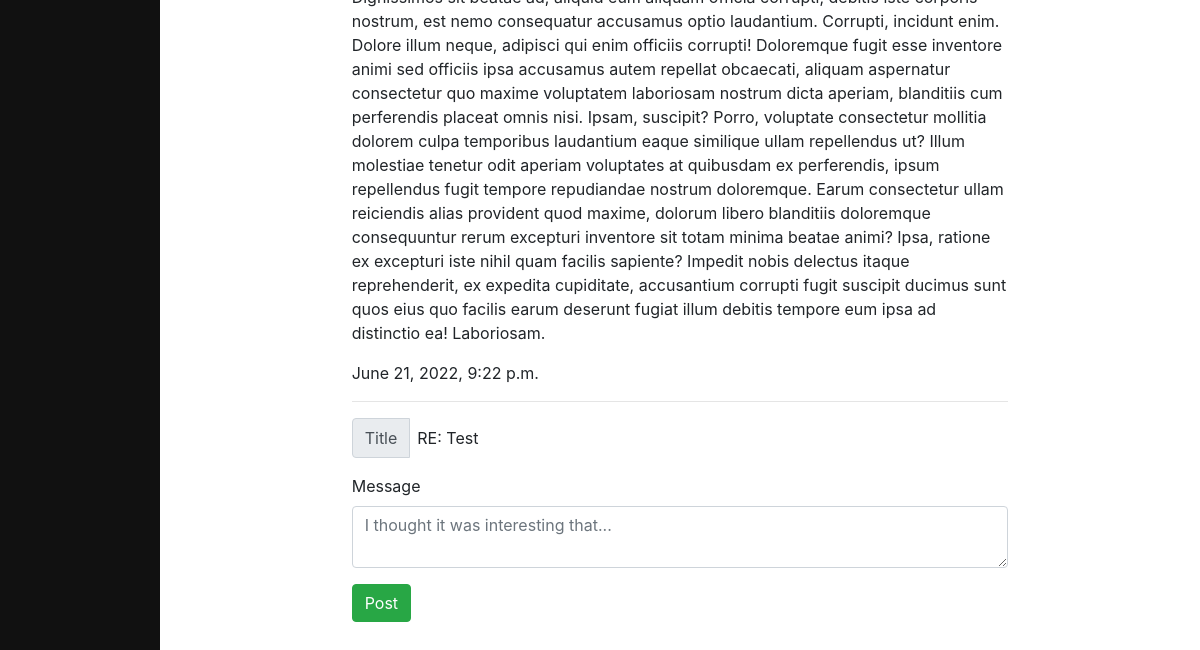
The page /discuss/8 (lower part) on the database as committed earlier.
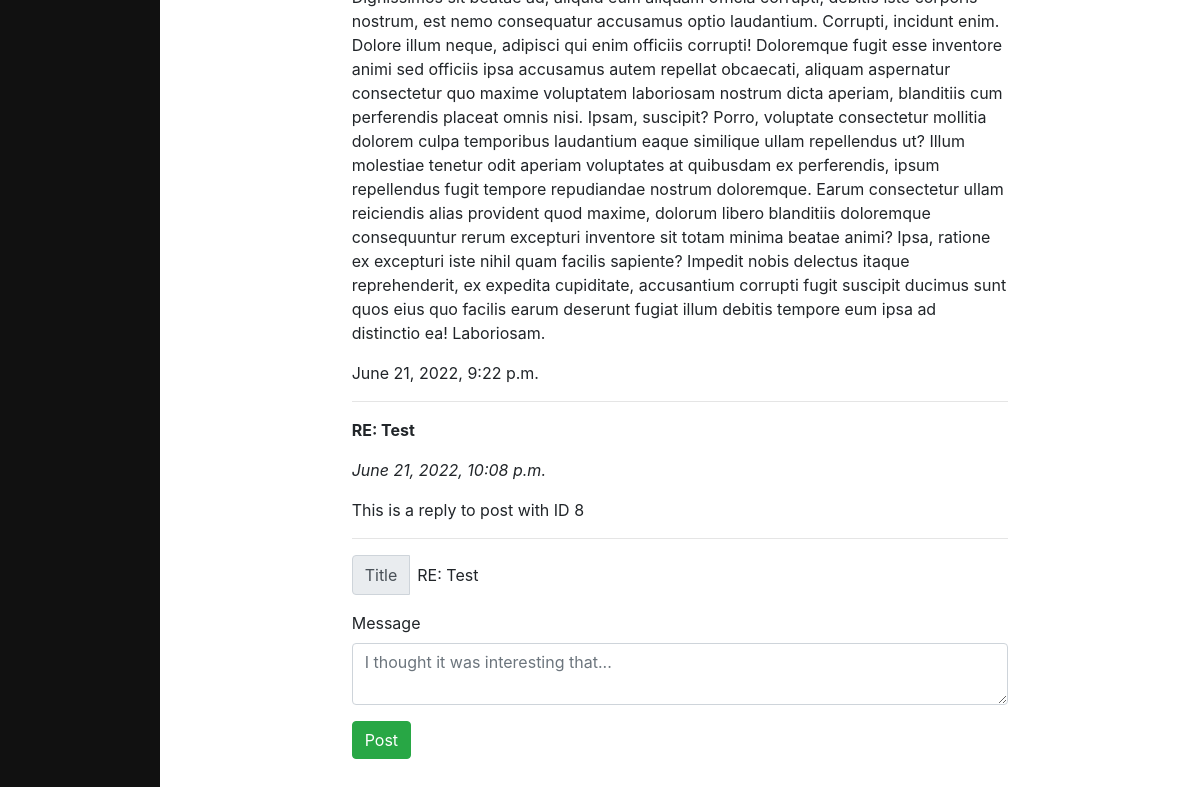
The same page on the database as committed later.
### main/models.py (models this page shows, shortened)
class DiscussionReply(models.Model):
    discussion = models.ForeignKey(Discussion, on_delete=models.CASCADE, related_name="discussionreply", null=True)
    author = models.CharField(max_length=120, null=True)
    title = models.CharField(max_length=120, null=True)
    message = models.TextField(null=True)
    post_date = models.DateTimeField(null=True)
    user = models.ForeignKey(User, on_delete=models.CASCADE, related_name="userreply", null=True)

### main/views.py (the view)
# urls.py: path("discuss/<int:id>", views.discussPost, name="discussPost"),
def discussPost(response, id):
    if response.method == "POST":
        form = CreateDiscussionPostReply(response.POST)
        if form.is_valid():
            discussion_post = Discussion.objects.get(id=id)
            author = response.user.username
            title = "RE: " + discussion_post.title
            message = form.cleaned_data["message"]
            post_date = timezone.now()
            dr = DiscussionReply(discussion=discussion_post, author=author, title=title, message=message, post_date=post_date)
            dr.save()
    else:
        form = CreateDiscussionPostReply()
    discussion_post = Discussion.objects.get(id=id)
    discussion_post_reply = DiscussionReply.objects.all() # get(discussion=id)
    return render(response, "main/discuss_post.html", {"discussion_post": discussion_post, "discussion_post_reply": discussion_post_reply})

### main/templates/main/discuss_post.html (shortened to what this page needs)
{% extends "main/base.html" %}
{% block content %}
<p>{{discussion_post.title}}
<p>{{discussion_post.message}}</p>
<p>{{discussion_post.post_date}}</p>
{% for reply in discussion_post_reply %}
    {% if discussion_post.id == reply.discussion.id %}
<hr />
<p><b>{{reply.title}}</b></p>
<p><i>{{reply.post_date}}</i></p>
<p>{{reply.message}}</p>
    {% endif %}
{% endfor %}
<hr />
<form method="post">
    <div class="container">
        <div class="row mb-3">
            <div class="input-group">
                <div class="input-group-prepend">
                    <div class="input-group-text">Title</div>
                </div>
                <div class="p-2">RE: {{discussion_post.title}}</div>
            </div>
        </div>
        <div class="row mb-3">
            <label for="validationTextarea">Message</label>
            <textarea class="form-control" name="message" id="validationTextarea" placeholder="I thought it was interesting that..." required></textarea>
        </div>
        <div class="row mb-1">
            <button type="submit" name="postDiscussion" value="postDiscussion" class="btn btn-success">Post</button>
        </div>
    </div>
</form>
{% endblock %}

Rows that differ between the two databases and show on the page:
added DiscussionReply: title "RE: Test", post_date "June 21, 2022, 10:08 p.m.", message "This is a reply to post with ID 8"
